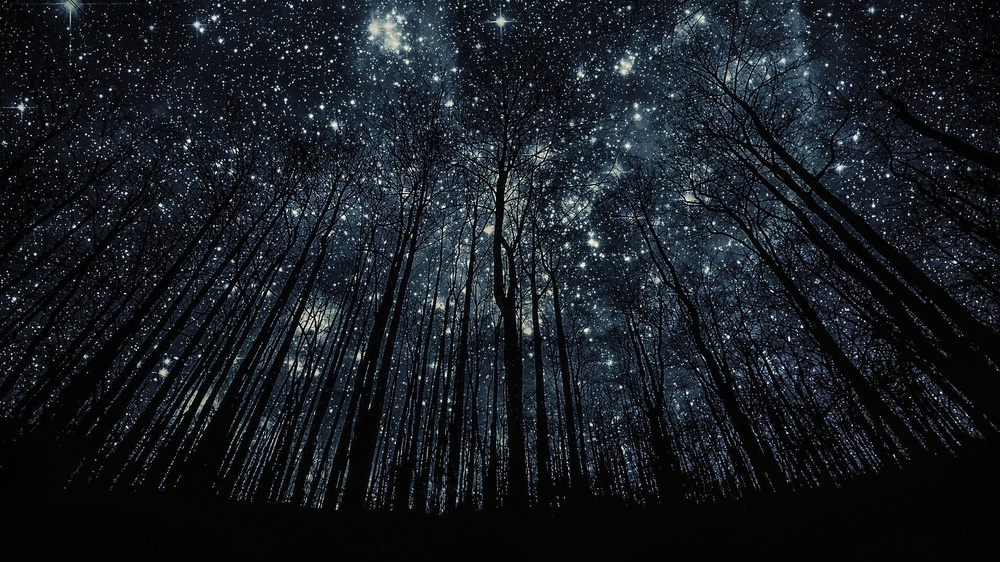
#> input picture high_res.jpg, 1000 x 562 px, shrunk from 1920 x 1080 before the run
$ jupyter execute sten2.ipynb
#> lines starting #> are read from the running program, lines starting #| are printed output that depends on the picture; pictures that were not available may be replaced by others from this repository, and a replacement may not be noted
[cell 1]
from cv2 import imread, resize, INTER_AREA
import matplotlib.pyplot as plt
from numpy import concatenate, array

[cell 2]
# Global Variables
bits_img_count = 4 # Number of bits for storing the number of images count
bits_resolutions = [12,12,2] # Number of bits for storing the resolution of the image (height, width, channels)
bits_pixel = 8 # Number of bits for storing the pixel value of our image
"""
Logic for the encoding of array with binary data
f : Frame Pixel
i : Image Binary
e : Encoded Output
f i | e
0 0 | 0
0 1 | 1
1 0 | 0
1 1 | 1

Code logic for encode
1. Right shift by the number of bits
2. Left shift by the same number of bits
3. OR operation with the Image Binary Bits

Code logic for decode
1. AND operation with the required number of bits
2. Merge all bits together
3. Separate according to the meta-data obtained
"""

[cell 3]
def check_frame_shape(shape):
    if(len(shape) == 3):
        return shape
    elif(len(shape) == 2):
        return (shape[0],shape[1],1)
    else:
        raise ValueError("Shape not identified")

def flatten(frame_list):
    return concatenate([frame.flatten() for frame in frame_list],axis=0)

def fill_zeros(binary_val, length):
    if(len(binary_val)<length):
        return "0"*(length-len(binary_val))+binary_val
    elif(len(binary_val)==length):
        return binary_val
    else:
        raise ValueError("Length requested less than the Binary Length")


def binary_conversion(meta_data_list, data_list):
    res = ""
    count = meta_data_list[0]
    res += fill_zeros(bin(count)[2:],bits_img_count)
    i = 1
    while(i <= count):
        res += fill_zeros(bin(meta_data_list[i][0])[2:], bits_resolutions[0])
        res += fill_zeros(bin(meta_data_list[i][1])[2:], bits_resolutions[1])
        res += fill_zeros(bin(meta_data_list[i][2])[2:], bits_resolutions[2])
        i += 1
    for data in data_list:
        res += fill_zeros(bin(data)[2:], bits_pixel)
    return res

def binary_inversion(binary_string):
    count = int(binary_string[0:bits_img_count], 2)
    resolutions = []
    i = bits_img_count
    while(i <= count*sum(bits_resolutions)):
        resolutions.append(
            (int(binary_string[i:i+bits_resolutions[0]], 2),
             int(binary_string[i+bits_resolutions[0]:i+bits_resolutions[0]+bits_resolutions[1]], 2),
             int(binary_string[i+bits_resolutions[0]+bits_resolutions[1]:i+bits_resolutions[0]+bits_resolutions[1]+bits_resolutions[2]], 2)))
        i += sum(bits_resolutions)
    meta_data_list = [count] + resolutions
    limit = sum([a[0]*a[1]*a[2] for a in resolutions])*bits_pixel+sum(bits_resolutions)

    # i -= sum(bits_resolutions)
    data_list = []
    for j in range(i, limit, bits_pixel):
        data_list.append(int(binary_string[j:j+bits_pixel],2))

    return meta_data_list, data_list


def embed(arr, binary_string, bits):
    chunks = [binary_string[i:i+bits] for i in range(0, len(binary_string), bits)]
    for i,chunk in enumerate(chunks):
        arr[i] = ((arr[i]>>bits)<<bits) | int(chunk, 2)
    return arr

def extract(arr, bits):
    res = ""
    for val in arr.tolist():
        res += fill_zeros(bin(val&((2**bits)-1))[2:],bits)
    return res

[cell 4]
def encode(frame_list, image_list, bits = 1):
    # Initialization of input frames
    frame_count = len(frame_list)
    frame_shape = check_frame_shape(frame_list[0].shape)
    pixel_arr = flatten(frame_list)

    # Get the parameters for the global variables | Number of Images | Resolutions of Each Image
    meta_data_list = [len(image_list)]+[check_frame_shape(image.shape) for image in image_list]

    # Convert the images to be encoded into a list of binary values
    data_list = flatten(image_list)

    binary_string = binary_conversion(meta_data_list, data_list)

    # Embed the binary
    pixel_arr = embed(pixel_arr, binary_string, bits)


    # Reconstruct the input frames
    frame_list = []
    total_pixel = frame_shape[0]*frame_shape[1]*frame_shape[2]
    for i in range(0,frame_count):
        frame_list.append(pixel_arr[i*total_pixel:(i+1)*total_pixel].reshape(frame_shape))
    return frame_list

[cell 5]
def decode(frame_list, bits = 1):
    # Initialization of the input frame
    pixel_arr = flatten(frame_list)

    # Extract all the values needed from the pixel array
    binary_string = extract(pixel_arr, bits)
    meta_data_list, data_list = binary_inversion(binary_string)

    # Form the image list from the meta-data
    image_list = []
    image_count = meta_data_list[0]
    i = 1
    while(i <= image_count):
        resolution_shape = meta_data_list[i]
        resolution_product = resolution_shape[0]*resolution_shape[1]*resolution_shape[2] # type: ignore
        image_arr = array(data_list[0:resolution_product])
        data_list = data_list[resolution_product:]
        image_list.append(image_arr.reshape(resolution_shape))
        i = i+1
    return image_list

[cell 6]
input_image = imread("high_res.jpg")
#> input_image is the input picture: shape (562, 1000, 3); mean B, G, R 34.1, 28.6, 23.9
encode_image = imread("small_img.jpg")
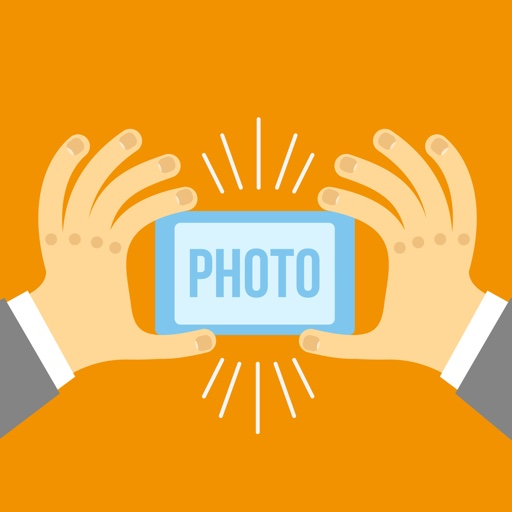
#> input picture small_img.jpg, 512 x 512 px
#> encode_image is the input picture: shape (512, 512, 3); mean B, G, R 60.2, 167.3, 234.3

output_image = encode([input_image], [encode_image], 6)[0]
#> in encode, `frame_count = len(frame_list)`: frame_count = 1
#> in encode, `meta_data_list = [len(image_list)]+[check_frame_shape(image.shape) for..`: meta_data_list = [1, (512, 512, 3)]
#> in binary_conversion, `count = meta_data_list[0]`: count = 1
#> in binary_conversion, `res += fill_zeros(bin(count)[2:],bits_img_count)`: res = '0001'
#> the loop in binary_conversion, `while(i <= count):` made 1 pass
#> (res, i) on pass 1: ('000100100000000000100000000011', 2)
#> after the loop in binary_conversion, `while(i <= count):`: i = 2
#> the loop in binary_conversion, `for data in data_list:` made 786432 passes
#> data on passes 2 to 4: 146, 242, 0
#> after the loop in encode, `for i in range(0,frame_count):`: frame_list = 1 item
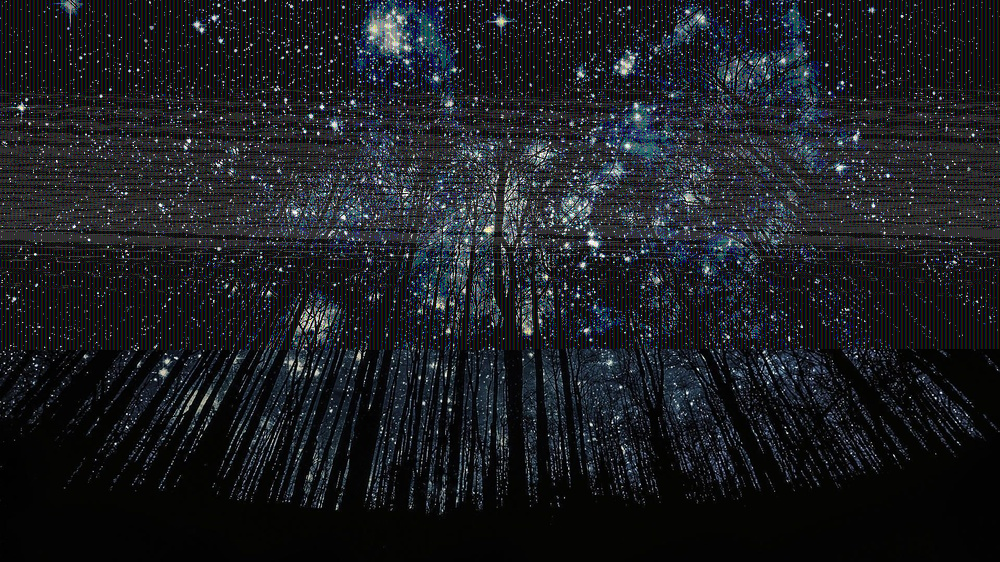
#> output_image: shape (562, 1000, 3); mean B, G, R 34.2, 30.8, 27.9
decode_image = decode([output_image], 6)[0]
#> the loop in extract, `for val in arr.tolist():` made 1686000 passes
#> val on passes 7 to 9: 9, 11, 50
#> in decode, `meta_data_list, data_list = binary_inversion(binary_string)`: meta_data_list = [1, (512, 512, 3)]; data_list = 786432 items
#> in decode, `image_count = meta_data_list[0]`: image_count = 1
#> the loop in decode, `while(i <= image_count):` made 1 pass
#> (resolution_shape, resolution_product, i) on pass 1: ((512, 512, 3), 786432, 2)
#> after the loop in decode, `while(i <= image_count):`: data_list = []; i = 2; image_list = 1 item
plt.figure(figsize=(15,15))

plt.subplot(2,2,1)
plt.imshow(input_image)
plt.axis('off')

plt.subplot(2,2,2)
plt.imshow(encode_image)
plt.axis('off')

plt.subplot(2,2,3)
plt.imshow(output_image)
plt.axis('off')

plt.subplot(2,2,4)
plt.imshow(decode_image)
plt.axis('off')
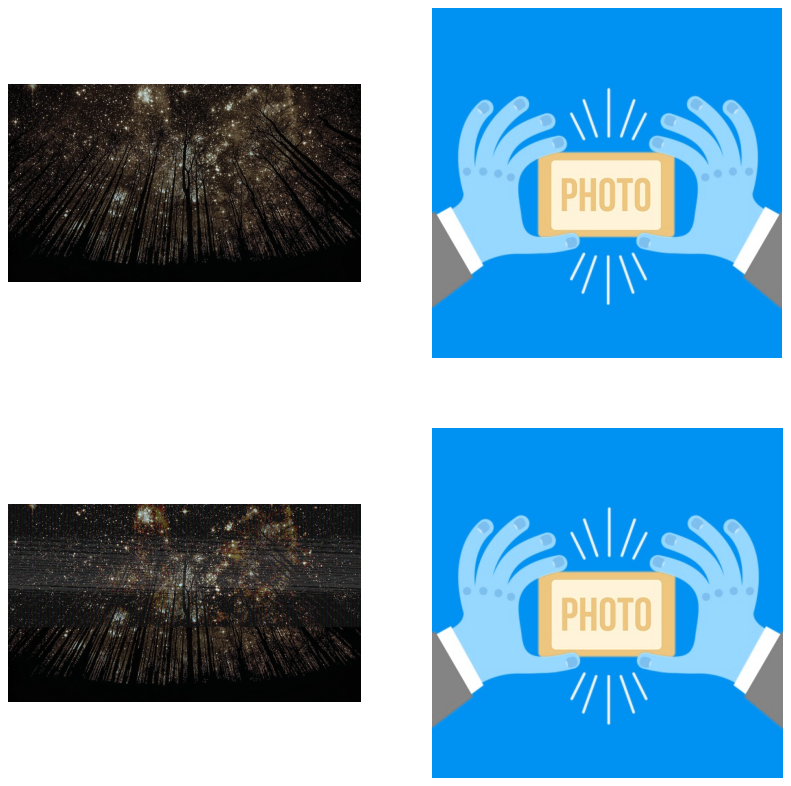
#> figure drawn by matplotlib, 4 panels; B, G, R data is drawn as R, G, B

[cell 7]
import cv2
import numpy as np
from matplotlib import pyplot as plt
import random
from PIL  import Image
import matplotlib.image as plt_img
import imageio as iio
import cv2
import skvideo.io

video = cv2.VideoCapture("videos/vid.mp4")
frames = []
frame_rate = video.get(cv2.CAP_PROP_FPS)

while True:
    ret, frame = video.read()
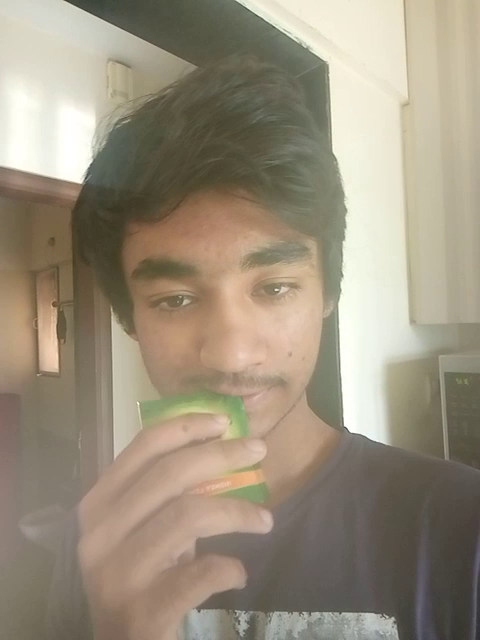
#> input picture frame 14 of videos/video.mp4, 480 x 640 px, given in place of vid.mp4, which was not available
#> frame is the input picture: shape (640, 480, 3); mean B, G, R 125.6, 144.2, 154.9
    if ret:
        frames.append(frame[:,:,::-1])
    else:
        break


bytes = iio.v3.imwrite("<bytes>", np.array(frames),format = 'GIF', fps = frame_rate)
main_frames = np.array(frames)
